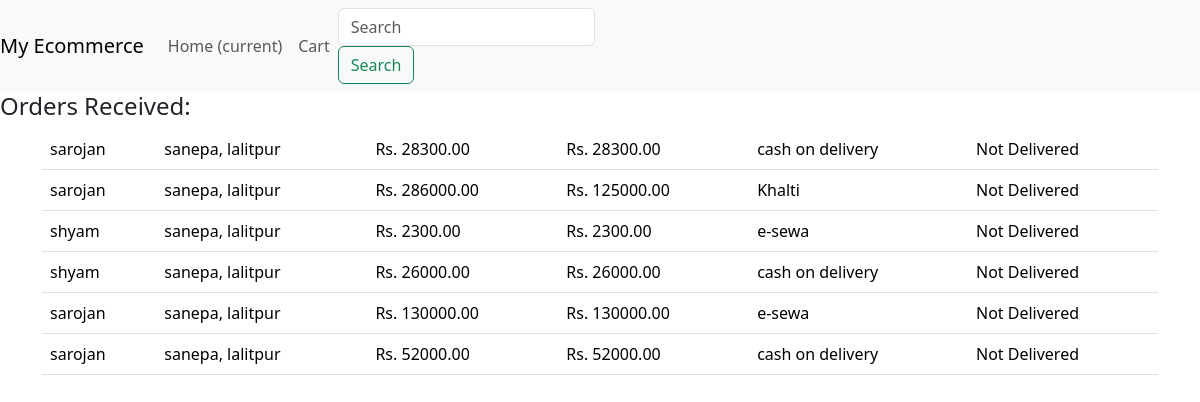
The page /dashboard/ (signed in) on the database its author committed.
### catalog/models.py (models this page shows, shortened)
class ShoppingOrder(models.Model):
    PAYMENT_OPTIONS = [
        ('0','Cash on delivery'),
        ('1','e-sewa'),
        ('2','Khalti')
    ]
    STATUS_CHOICES = [
        ('0','Paid'),
        ('1','PENDING')
    ]
    DELIVERY_CHOICES = [
        ('0','Not Delivered'),
        ('1','In Transit'),
        ('2','DELIVERED')
    ]
    user = models.ForeignKey(User,on_delete=models.CASCADE)
    address = models.ForeignKey(DeliveryAddress,on_delete=models.CASCADE,blank=True,null=True)
    total_amount = models.DecimalField(max_digits=10,decimal_places=2,blank=True,null=True)
    payment_mode = models.TextField(choices=PAYMENT_OPTIONS,blank=True,null=True)
    paid_amount = models.DecimalField(max_digits=10,decimal_places=2,blank=True,null=True)
    payment_status = models.TextField(choices=STATUS_CHOICES,blank=True,null=True)
    delivery_status = models.TextField(choices=DELIVERY_CHOICES,blank=True,null=True)

class DeliveryAddress(models.Model):
    user = models.ForeignKey(User,on_delete=models.CASCADE)
    address = models.TextField()

### catalog/views.py (the view)
# urls.py: path('dashboard/',views.show_dashboard,name='show_dashboard'),
@login_required(login_url="/login/")
def show_dashboard(request):
    if request.user.is_superuser:
        orders = ShoppingOrder.objects.all()
        return render(request,'dashboard.html',{'orders':orders})
    else:
        return redirect("/")

### catalog/templatetags/catalog_extras.py (called while the page is built)
@register.filter
def get_payment_method(index):
     return payment.get(index)

@register.filter
def get_delivery_status(index):
    return delivery.get(index)

### catalog/templates/dashboard.html
{% extends "base.html" %}
{% load catalog_extras %}
{% block dashboard %}
<h4> Orders Received: </h4>
<div class="container">
    <div class="row">
        <div class="col">
            <table class="table">
                <tbody>
                    {% for item in orders %}
                    <tr>
                        <td>{{item.user.username}} </td>
                        <td>{{item.address.address}} </td>
                        <td> Rs. {{item.total_amount}} </td>
                        <td> Rs. {{item.paid_amount}} </td>
                        <td>{{item.payment_mode|get_payment_method }} </td>
                        <td>{{item.delivery_status|get_delivery_status }} </td>
                    </tr>
                    {% endfor %}
                </tbody>
            </table>
        </div>
    </div>
</div>
{% endblock %}

### rows shown on the page
ShoppingOrder: user.username "sarojan", address.address "sanepa, lalitpur", total_amount "28300.00", paid_amount "28300.00", payment_mode|get_payment_method "cash on delivery", delivery_status|get_delivery_status "Not Delivered"
ShoppingOrder: user.username "sarojan", address.address "sanepa, lalitpur", total_amount "286000.00", paid_amount "125000.00", payment_mode|get_payment_method "Khalti", delivery_status|get_delivery_status "Not Delivered"
ShoppingOrder: user.username "shyam", address.address "sanepa, lalitpur", total_amount "2300.00", paid_amount "2300.00", payment_mode|get_payment_method "e-sewa", delivery_status|get_delivery_status "Not Delivered"
ShoppingOrder: user.username "shyam", address.address "sanepa, lalitpur", total_amount "26000.00", paid_amount "26000.00", payment_mode|get_payment_method "cash on delivery", delivery_status|get_delivery_status "Not Delivered"
ShoppingOrder: user.username "sarojan", address.address "sanepa, lalitpur", total_amount "130000.00", paid_amount "130000.00", payment_mode|get_payment_method "e-sewa", delivery_status|get_delivery_status "Not Delivered"
ShoppingOrder: user.username "sarojan", address.address "sanepa, lalitpur", total_amount "52000.00", paid_amount "52000.00", payment_mode|get_payment_method "cash on delivery", delivery_status|get_delivery_status "Not Delivered"
